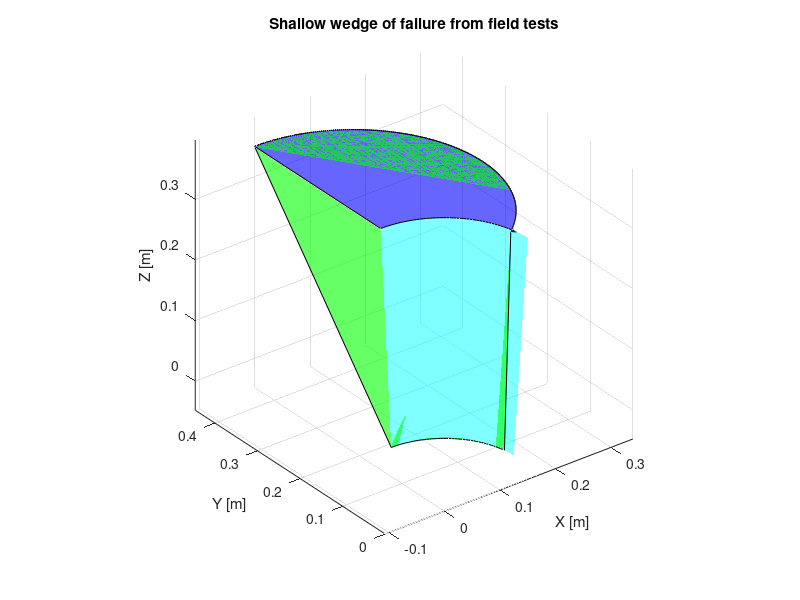
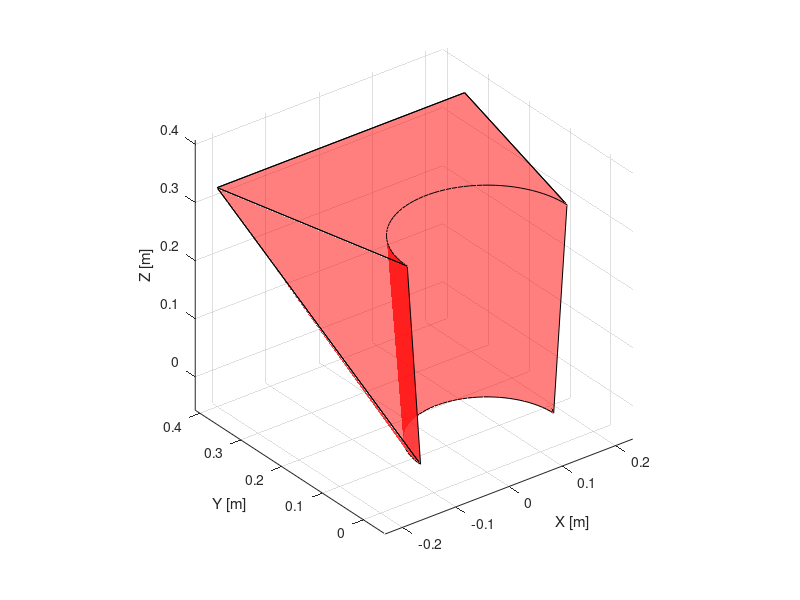

MATLAB code to generate these figures, in order: (Note: this script raises an error after producing the figures.)
close all
clear all

%% ...........................Determination wedge failure geometry .......................................
%% Properties anchor taper 
D_outer = 0.30; % [m]
D_inner = 0.25; % [m]
H_taper = 0.35; % [m]

%% Properties rock (mudstone from Dorth)

gamma_dry = 25.7; % [kN/m3]
E_rock = 32.5; % [GPa]
nu = 0.3; % [-]

% HB parameters

GSI = 100; % [-] Intact rock
% GSI = 50; % [-] Reduced properties

mi = 9; % [-]
D = 0; %[-]

Sigma_ci = 6300; % [kPa]

UCS = Sigma_ci/1000; % [MPa]

% Parameters calculated

mb = mi*exp((GSI-100)/(28-14*D)); % [-]

s = exp((GSI-100)/(9-3*D)); % [-]

a = 1/2+1/6*(exp(-GSI/15)-exp(-20/3)); % [-]

Sigmac = abs(Sigma_ci)*s^(a); % [kPa]

Sigmat = (s*abs(Sigma_ci))/mb; % [kPa]

%% Parameters for the taper surface
r1 = D_inner/2;      % Bottom radius
r2 = D_outer/2;      % Top radius
h = H_taper;         % Height
n = 50;              % Resolution (number of points around circumference)

% Create theta and height vectors
theta = linspace(0, pi/2, n);
theta_tot = linspace(0, pi, n);
z = linspace(0, h, 2); % Two layers: bottom and top

% Create meshgrid
[Theta, Z] = meshgrid(theta, z);
[Theta2, Z] = meshgrid(theta_tot, z);

% Radius varies linearly with height
R = r1 + (r2 - r1) * (Z / h);

% Parametric equations for the taper
X = R .* cos(Theta);
Y = R .* sin(Theta);

X_tot = R .* cos(Theta2);
Y_tot = R .* sin(Theta2);

% Plot the taper (cyan surface)
figure
surf(X, Y, Z, 'FaceAlpha', 0.5, 'FaceColor', 'cyan', 'EdgeColor', 'none')
hold on
axis equal
xlabel('X [m]')
ylabel('Y [m]')
zlabel('Z [m]')
title('Shallow wedge of failure from field tests')
grid on
view(3)

%% Plot side triangle (red patch)

% Y_max = 0.388; % [m]
% 
% x_tri = [0, 0, 0];                          % Constant X
% y_tri = [D_inner/2, D_outer/2, Y_max];      % Y coordinates
% z_tri = [0, H_taper, H_taper];               % Z coordinates
% fill3(x_tri, y_tri, z_tri, 'red', 'FaceAlpha', 0.5, 'EdgeColor', 'k')
% hold on

%% Build the top surface perimeter

Y_max = 0.358; % [m]

% ① Line along top of red triangle
x_top_red = [0, 0];
y_top_red = [D_outer/2, Y_max];
z_top_red = [H_taper, H_taper];

% ② Top surface: Circular arc (connect red to cyan smoothly)
circle_diameter = 1.55 * D_outer;
circle_radius = circle_diameter / 2;
theta_circle = linspace(-pi/2 + 0.21*pi, pi/2, 200);  % Arc angles

% Full circle coordinates
x_circle = circle_radius * cos(theta_circle);
y_circle = circle_radius * sin(theta_circle) + ((D_outer/2) + 0.21215*D_outer);
z_circle = ones(size(x_circle)) * H_taper;  % Constant Z

% Find indexes on circular arc
start_circle = [0, 0.4551];              % From top of red patch
end_circle = [0.148017, 0.0228226];       % To top of taper patch

[~, idx_start_circle] = min(vecnorm([x_circle; y_circle] - start_circle', 2, 1));
[~, idx_end_circle] = min(vecnorm([x_circle; y_circle] - end_circle', 2, 1));

% Extract arc portion
if idx_start_circle < idx_end_circle
    x_arc = x_circle(idx_start_circle:idx_end_circle);
    y_arc = y_circle(idx_start_circle:idx_end_circle);
else
    x_arc = x_circle(idx_end_circle:idx_start_circle);
    y_arc = y_circle(idx_end_circle:idx_start_circle);
end
z_arc = H_taper * ones(size(x_arc));

% ③ Line along top of cyan taper surface
X_top = X(2,:);   % Top row at Z = H_taper
Y_top = Y(2,:);   % Top row at Z = H_taper

% Find matching index on (X_top,Y_top) from end of arc
start_taper = [0.148017, 0.0228226];
[~, idx_start_taper] = min(vecnorm([X_top; Y_top] - start_taper', 2, 1));

% Extract taper part from arc end to taper end
x_taper = X_top(idx_start_taper:end);
y_taper = Y_top(idx_start_taper:end);
z_taper = H_taper * ones(size(x_taper));

x_top_surf = [x_arc 0 flip(x_taper)];
y_top_surf = [y_arc 0.15 flip(y_taper)];
z_top_surf = H_taper * ones(size(y_top_surf));

% %% ④ Assemble the full perimeter: red line -> arc -> taper
% x_fill = [x_top_red(1), x_top_red(2), x_arc, x_taper];
% y_fill = [y_top_red(1), y_top_red(2), y_arc, y_taper];
% z_fill = H_taper * ones(size(x_fill));

% Plot the top surface (blue patch)
% patch(x_fill, y_fill, z_fill, 'b', 'FaceAlpha', 0.6)
patch(x_top_surf, y_top_surf, z_top_surf, 'b', 'FaceAlpha', 0.6)


%%

x_back_surf = [x_circle X(1,end) flip(X(1,6:end)) x_circle(1)];
y_back_surf = [y_circle Y(1,end) flip(Y(1,6:end)) y_circle(1)];
z_back_surf = [H_taper * ones(size(x_circle)) 0 zeros(size(X(1,6:end))) 0.35];

patch(x_back_surf, y_back_surf, z_back_surf, 'g', 'FaceAlpha', 0.6,'EdgeColor', 'k')

% figure
% plot3(x_back_surf,y_back_surf,z_back_surf);

%% 

%% ----------------------- Simpified wedge geometry ----------------------------------

figure(2)

% Plot the taper (cyan surface)
figure
surf(X_tot, Y_tot, Z, 'FaceAlpha', 0.5, 'FaceColor', 'red', 'EdgeColor', 'none')
hold on
axis equal
xlabel('X [m]')
ylabel('Y [m]')
zlabel('Z [m]')
% title('Shallow wedge simplified')
grid on
view(3)
% fill3(x_tri, y_tri, z_tri, 'red', 'FaceAlpha', 0.5, 'EdgeColor', 'k')
% hold on

% Plot top surface 

% x_top_simpl = [0 0 circle_diameter/2 (X(2,1:end))];
x_top_simpl = [min(X_tot(2,:)) -circle_diameter/2 circle_diameter/2 X_tot(2,:)];
y_top_simpl = [0 Y_max Y_max Y_tot(2,:)];
% y_top_simpl = [0.15 0.4551 0.4551 (Y(2,1:end))];
z_top_simp = H_taper * ones(size(x_top_simpl)); 
% 
fill3(x_top_simpl, y_top_simpl, z_top_simp, 'red', 'FaceAlpha', 0.5, 'EdgeColor', 'k')
hold on

% Plot back surfaces

x_sid1_simpl = [min(X_tot(2,:)) -circle_diameter/2  min(X_tot(1,:))];
y_sid1_simpl = [0 Y_max 0];
z_sid1_simpl = [H_taper H_taper 0];

x_sid2_simpl = [max(X_tot(2,:)) circle_diameter/2 max(X_tot(1,:))];
y_sid2_simpl = [0 Y_max 0];
z_sid2_simpl = [H_taper H_taper 0];

fill3(x_sid1_simpl, y_sid1_simpl, z_sid1_simpl, 'red', 'FaceAlpha', 0.5, 'EdgeColor', 'k')

hold on

fill3(x_sid2_simpl, y_sid2_simpl, z_sid2_simpl, 'red', 'FaceAlpha', 0.5, 'EdgeColor', 'k')

x_bac_simp = [circle_diameter/2 X_tot(1,:) -circle_diameter/2 circle_diameter/2];
y_bac_simp = [Y_max Y_tot(1,:) Y_max Y_max];
z_bac_simp = [H_taper 0 * ones(size(X_tot(1,:))) H_taper H_taper];
% 
fill3(x_bac_simp, y_bac_simp, z_bac_simp, 'red', 'FaceAlpha', 0.5, 'EdgeColor', 'k')

%% Calculation areas and volume of the wedge simplified 

V_taper = (1/3)*pi*H_taper*((D_outer/2)^2 + (D_inner/2)^2 + ((D_outer/2)*(D_inner/2))); % [m3]

theta = atand(((circle_diameter/2)-(max(X_tot(2,:))))/(Y_max)); % [deg]

beta = atand(Y_max/H_taper);  % [deg]

area_section_triangle = (H_taper * Y_max)/2; % [m2]

area_sides = 0.5*(H_taper^2)*tand(beta)*secd(theta); % [m2]

% area_back = (D_inner*H_taper*secd(beta)) + ((H_taper*tand(beta)*tand(theta)) + 0.5*D_outer - 0.5*D_inner)*H_taper*secd(beta);

% area_back = H_taper*secd(beta) * (D_inner + ((H_taper*tand(beta)*tand(theta)) + 0.5*D_outer - 0.5*D_inner)); % [m2] - Calculated as sum of rectangle are + 2 times triangle ares
% area_baack = 0.5 * H_taper*secd(beta) * (D_outer + 2* H_taper*tand(beta)*tan(theta) + D_inner); 
area_back = (((D_outer + D_inner)/2) + H_taper*tand(beta)*tand(theta))*H_taper*secd(beta);

%V_wedge = (area_section_triangle*(circle_diameter+max(Y(2,:))*2)/2) - (V_taper/2); % [m3]

Volume_wedge = area_section_triangle * 0.5*((2*(H_taper*tand(beta)*tand(theta))+D_outer) + D_outer) - (V_taper/2); % [m3]

fprintf('Volume wedge simplified = %.5f m^3\n', Volume_wedge)

W = gamma_dry*Volume_wedge; % [kN]

%% Constitutive modelling formulations

% Liang et al. (2009)

% MC parameters derivation from Yang (2006) -> Hoek et al. (2002)

Sigma_3 = gamma_dry * H_taper/3;

Sigma_1 = Sigma_3 + Sigma_ci*(mb*(Sigma_3/Sigma_ci)+s)^a; % [kPa]

Sigma_n = Sigma_3 + (((Sigma_1-Sigma_3)^2)/(2*(Sigma_1-Sigma_3)+0.5*mb*Sigma_ci)); % [kPa]
tau = (Sigma_n-Sigma_3)*sqrt(1 + (mb*Sigma_ci)/(2*(Sigma_1-Sigma_3))); % [kPa]

phi = 90 - asind((2*tau)/(Sigma_1-Sigma_3)); % [deg]
c = tau - Sigma_n * tand(phi); % [kPa]

% Phi and c derivation from my HB fitting 

phi_fittinghb = 38; % [deg]
c_fittinghb = 150; % [kPa]

% phi = phi_fittinghb;
% c = c_fittinghb;

% Carranza-Torres (2004) MC parameters derivations from Elsokary et al.
% (2023)

Sigma_v = gamma_dry*H_taper; % [kPa] Minor principal stress

Sigma_3rect = Sigma_v + (gamma_dry*H_taper/3); % [kPa]
Sigma_3tria = Sigma_v + (gamma_dry*H_taper/2); % [kPa]


Sigma_3c = Sigma_3rect; % Sigma_3c2 > Sigma_V -> Major principal stress (Wedge under Passive stress)
%Sigma_3c = Sigma_3tria; % Sigma_3c2 > Sigma_V -> Major principal stress (Wedge under Passive stress)

phic = asind(1-(2/(2+a*mb*(mb*(Sigma_3c/Sigma_ci)+s)^(a-1)))); % [deg]

K_0 = (1-sind(phi)); % [-]

Sigma_3c2 = K_0*(Sigma_v + (gamma_dry*H_taper/3)); % [kPa] Sigma_3c2 < Sigma_V

Sigma_nc = Sigma_3c2 + (Sigma_ci/2)*((mb*(Sigma_3c2/Sigma_ci)+s)^a)*(1 - ((a*mb*((mb*(Sigma_3c2/Sigma_ci)+s)^(a-1)))/(2+a*mb*(mb*(Sigma_3c2/Sigma_ci)+s)^(a-1)))); % [kPa]
tau_c = Sigma_ci*((mb*(Sigma_3c2/Sigma_ci)+s)^a)*((sqrt(1+a*mb*(mb*(Sigma_3c2/Sigma_ci)+s)^(a-1)))/(2+a*mb*(mb*(Sigma_3c2/Sigma_ci)+s)^(a-1))); % [kPa]


%% ------------------------- Determination of the forces acting on the system --------------------------------------

% Side surfaces forces 

F_ns = area_sides*Sigma_n; % [kN]
F_ss = area_sides*tau; % [kN]

% Back surface forces 

F_nb = area_back*Sigma_n; % [kN]
F_sb = area_back*tau; % [kN]

% Total resistance in horizontal lateral direction

P_t = 2*F_ss*cosd(theta)*sind(beta) + F_sb*sind(beta) + F_nb * cosd(beta) - 2*F_ns*sind(theta); % [kN]


fprintf('P_t = %.5f kN', P_t)
%% Derivation for determination of P_ult as ultimate rock resistance [kN/m]

% Known/constant value substitution BEFORE declaring symbolic H_taper:
H_taper_val = 0.3;

% Start symbolic work
syms H_taper 

% Define expressions
N_1 = (mb * ((gamma_dry * H_taper)/(3 * Sigma_ci)) + s);
N_2 = 0.5 * mb * Sigma_ci;

% τ(H_taper)
tau_expr = ((Sigma_ci^2) * N_1^(2*a)) / (2 * Sigma_ci * N_1^a + N_2) * sqrt(1 + (mb * Sigma_ci) / (2 * Sigma_ci * N_1^a));
d_F_ss = (((Sigma_ci^2) * N_1^(2*a)) / (2 * Sigma_ci * N_1^a + N_2) * sqrt(1 + (mb * Sigma_ci) / (2 * Sigma_ci * N_1^a)))*(0.5*(H_taper^2)*tand(beta)*secd(theta));


% Derivative of τ w.r.t. H_taper

d_F_ss_dH = diff(d_F_ss, H_taper);
d_F_ss_dH = double(subs(d_F_ss_dH, H_taper, H_taper_val));

%% Normal stress σ_n derivation and force
% σ_n(H_taper)
sigma_n_expr = (gamma_dry * H_taper / 3) + (Sigma_ci * N_1^(2*a)) / (2 * Sigma_ci * N_1^a + N_2);
d_F_ns = ((gamma_dry * H_taper / 3) + (Sigma_ci * N_1^(2*a)) / (2 * Sigma_ci * N_1^a + N_2))*(0.5*(H_taper^2)*tand(beta)*secd(theta));

% Derivative

d_F_ns_dH = diff(d_F_ns, H_taper);
d_F_ns_dH = double(subs(d_F_ns_dH, H_taper, H_taper_val));

%% Calculation derivatives F_sb and F_nb related to the back surface

d_F_sb = ((Sigma_ci^2) * N_1^(2*a)) / (2 * Sigma_ci * N_1^a + N_2) * sqrt(1 + (mb * Sigma_ci) / (2 * Sigma_ci * N_1^a))*(H_taper*secd(beta) * (D_inner + ((H_taper*tand(beta)*tand(theta)) + 0.5*D_outer - 0.5*D_inner)));

% Derivative
d_F_sb_dH = diff(d_F_sb, H_taper);
d_F_sb_dH = double(subs(d_F_sb_dH, H_taper, H_taper_val));

%

d_F_nb = ((gamma_dry * H_taper / 3) + (Sigma_ci * N_1^(2*a)) / (2 * Sigma_ci * N_1^a + N_2))*(H_taper*secd(beta) * (D_inner + ((H_taper*tand(beta)*tand(theta)) + 0.5*D_outer - 0.5*D_inner)));

% Derivative
d_F_nb_dH = diff(d_F_nb, H_taper);
d_F_nb_dH = double(subs(d_F_nb_dH, H_taper, H_taper_val));


%% ----------------------- P_ult determination  ---------------------

P_ult = 2*d_F_ss_dH*cosd(theta)*sind(beta) + d_F_sb_dH*sind(beta) + d_F_nb_dH*cosd(beta) - 2*d_F_ns_dH*sind(theta); 


fprintf('P_ult = %.5f kN/m', P_ult)

%% ------------------------- p-y curve deriation -----------------------------

% K_i determination 

K_i = 48.719*(UCS^(-0.5088))*(E_rock^(0.5378)); 

% Shape of the curve 

y_D = linspace(0.00001,0.1,100); % [m]

p_p_ult = (0.7787*exp(2.501.*y_D)) - (0.8258*exp(-49.53.*y_D));

p = p_p_ult*P_ult; % [kN/m]




%% Plotting the p-y curve normalized to import into Benjamin s code from numerical data GPFEM 2D

figure12=figure

fig_settings_print4

subplot1 = subplot(1,1,1,'Parent',figure12);

box(subplot1,'on');
hold(subplot1,'all');

set(subplot1,'XMinorTick','on');

subplot1 (1,1,1)



y_d_vec=y_D(1:round(length(y_D)/5*4/20):round(length(y_D)/5*4)); % x vector discretized
y_d_vec(1)=0;
y_d_vec(end)=y_D(end);

p_2D=p(1:round(length(y_D)/5*4/20):round(length(y_D)/5*4)); % y vector discretized
p_2D(end)= p(end);
p_2D(1)=0;
 
y = y_d_vec*0.3;

plot(y_D(1:end)*0.3,p ...
    (1:end),'Parent',subplot1,'MarkerFaceColor','k','Marker','none','MarkerSize',3,'LineStyle','-','Color','k','LineWidth',2,...
        'DisplayName',('$$P-y$$ $$LEM$$' ));
hold on
s=plot(y_d_vec*0.3,p_2D ...
    (1:end),'Parent',subplot1,'MarkerFaceColor','none','Marker','o','MarkerSize',7,'LineStyle','-','Color','b','LineWidth',2,...
        'DisplayName',('$$P-y$$ $$interp$$' ));

% xVectors = get(s,'XData');
% yVectors = get(s,'YData');
% 
% xVector_s = xVectors.';
% yVector_s = yVectors.';
% 
% Py_Vectors = [xVector_s(1:end) yVector_s(1:end)];

 set(gca, 'FontSize', fsz)
   set(gcf,'color','w');
   axis square
   box off
   grid off
   
ylabel('$$p$$ $$[kN/m]$$','Interpreter','latex');
xlabel('$$Y$$ $$[m]$$','Interpreter','latex');

box off
grid off
axis square
% axis equal
h=legend(subplot1,'show','Location', 'northwest');

 set(h,'FontSize', fsz,'Interpreter','latex','Location', 'northwest')
 legend('Boxoff')
%    ylim([0 20]);
%xlim([0 0.5]);
% if print_yn==1
% print('p-y depth GPFEM','-dpng','-r300')
% end

%% Plotting parametric investigation UCS, GSI, and H_tap

figure4=figure

subplot1 = subplot(1,1,1,'Parent',figure4);

box(subplot1,'on');
hold(subplot1,'all');

set(subplot1,'XMinorTick','on');

subplot1 (1,1,1)


plot([3 6 9 12 15],[281.9 561.85 841.78 1121.72 1401.65],'Parent',subplot1,'MarkerFaceColor','none','Marker','square','MarkerSize',6,'LineStyle','-','Color','k','LineWidth',1,...
        'DisplayName',['$$LEM P_u$']);

 set(gca, 'FontSize', fsz)
   set(gcf,'color','w');
   axis square
   box on
   grid off
   
ylabel('$$P_u$$ $$[kN]$$','Interpreter','latex');
xlabel('$$UCS$$ $$[MPa]$$','Interpreter','latex');

box on
grid off
axis square
h=legend(subplot1,'show','Location', 'northwest');

 set(h,'FontSize', fsz,'Interpreter','latex','Location', 'northwest')
 legend('Boxoff')
  ylim([0 1500]);
  xlim([0 18]);
% if print_yn==1
% print('Pulloutcomp','-dpng','-r300')
% end

figure5=figure

subplot1 = subplot(1,1,1,'Parent',figure5);

box(subplot1,'on');
hold(subplot1,'all');

set(subplot1,'XMinorTick','on');

subplot1 (1,1,1)


plot([100 80 60 40 20],[589.84 169.17 48.92 15.04 4.78],'Parent',subplot1,'MarkerFaceColor','none','Marker','square','MarkerSize',6,'LineStyle','-','Color','r','LineWidth',1,...
        'DisplayName',['$$LEM P_u$']);

 set(gca, 'FontSize', fsz)
   set(gcf,'color','w');
   axis square
   box on
   grid off
   
ylabel('$$P_u$$ $$[kN]$$','Interpreter','latex');
xlabel('$$GSI$$ $$[-]$$','Interpreter','latex');

box on
grid off
axis square
h=legend(subplot1,'show','Location', 'northwest');

 set(h,'FontSize', fsz,'Interpreter','latex','Location', 'northwest')
 legend('Boxoff')
  ylim([0 800]);
  xlim([0 100]);
% if print_yn==1
% print('Pulloutcomp','-dpng','-r300')
% end

figure6=figure

subplot1 = subplot(1,1,1,'Parent',figure6);

box(subplot1,'on');
hold(subplot1,'all');

set(subplot1,'XMinorTick','on');

subplot1 (1,1,1)


plot([0.15 0.25 0.35 0.45 0.55],[444.06 525.56 589.84 641.70 685.52],'Parent',subplot1,'MarkerFaceColor','none','Marker','square','MarkerSize',6,'LineStyle','-','Color','b','LineWidth',1,...
        'DisplayName',['$$LEM P_u$']);

 set(gca, 'FontSize', fsz)
   set(gcf,'color','w');
   axis square
   box on
   grid off
   
ylabel('$$P_u$$ $$[kN]$$','Interpreter','latex');
xlabel('$$H_{tap}$$ $$[m]$$','Interpreter','latex');

box on
grid off
axis square
h=legend(subplot1,'show','Location', 'northwest');

 set(h,'FontSize', fsz,'Interpreter','latex','Location', 'northwest')
 legend('Boxoff')
  ylim([0 800]);
  xlim([0 0.6]);
% if print_yn==1
% print('Pulloutcomp','-dpng','-r300')
% end

